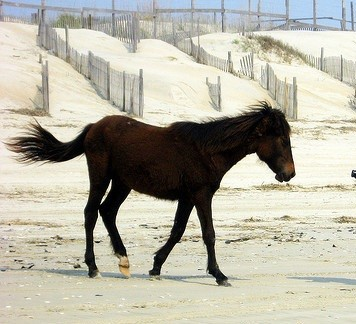
#> input picture A1/Q2/horse.jpg, 356 x 324 px
$ jupyter execute --allow-errors Q2.ipynb
#> lines starting #> are read from the running program, lines starting #| are printed output that depends on the picture; after the words box and inside, x2 and y2 are one past the last pixel; in counts of white or black regions, pixels touching at a corner belong together
[cell 1]
# importing necessary libraries
import cv2
import numpy as np
import pandas as pd

[cell 2]
# img = cv2.imread('leaf.png', cv2.IMREAD_GRAYSCALE)
img = cv2.imread('horse.jpg', cv2.IMREAD_GRAYSCALE)  # reading the image as B&W
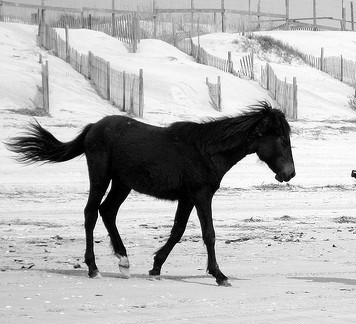
#> img: shape (324, 356); min 0, max 255, mean 179
or_shape=img.shape  # storing the shape of the image
#> or_shape = (324, 356)
img_flat = np.reshape(img,(or_shape[0]*or_shape[1]))  # flatting the image

[cell 3]
print(img_flat.shape)
#| (115344,)

[cell 4]
[H, r]= np.histogram(img,bins=256,range=(0,255))  # finding the histograms in 256 bins of the image data
#> H = 256 values, max 1650 at index 219, min 17 at index 82, mean 450.6; r = 257 values from 0 to 255
H = H/np.sum(H)  # normalising the histogram values
#> H = 256 values, max 0.0143 at index 219, min 0.000147 at index 82, mean 0.00391

[cell 5]
def TSS(x):  # function to find the Total sum of squares
  m=np.mean(x)  # finding the mean of the values of x
  a=(x-m)**2
  return a.sum()  # returning the final value

data_csv=[]  # initialising for the CSV file, this will store the content of CSV file

# maxv = -5
minv=float('inf')
thrv = -4
for th in range(1,256):  # for each threshold values
    v1=TSS(H[:th])
    v2=TSS(H[th:])
    val=v1+v2  # finding the TSS value
    data_csv.append(val)  # storing them to the list
    if minv > val:
        minv = val
        thrv = th
#> this loop made 255 passes
#> (v1, v2, val, minv) on passes 1 to 2: (0, 0.00464, 0.00464, 0.00464), (5.59e-07, 0.00464, 0.00464, 0.00464)
#> (v1, v2, val, minv) on passes 7 to 12: (2.1e-06, 0.00464, 0.00464, 0.00464), (3.21e-06, 0.00463, 0.00464, 0.00464), (4.74e-06, 0.00463, 0.00464, 0.00464), (7.39e-06, 0.00463, 0.00463, 0.00463), (9.22e-06, 0.00462, 0.00463, 0.00463), (1.13e-05, 0.00462, 0.00463, 0.00463)
#> after the loop, data_csv = 255 values, max 0.00464 at index 37, min 0.00121 at index 196, mean 0.00338; minv = 0.00121; thrv = 197


print("Final Threshold value =",thrv)
#| Final Threshold value = 197
# to store the values to the CSV file
data_csv.append(["Threashold value = ",thrv])
#> (the rest of this cell did not finish here and is left out)

[cell 6]
selection0 = np.zeros_like(img)  # create  a matrix with all 0
selection1=np.ones_like(img)  # create a matrix with all 1

# bin_mask=img>thrv
bin_mask=img<thrv  # creating a binary mask based on the condition
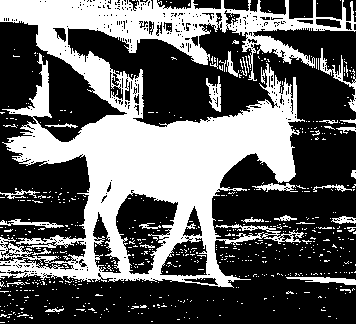
#> bin_mask: shape (324, 356) bool; 37.5% white; 665 white regions (635 under 20 px), largest, box (x1, y1, x2, y2) and area: (0, 0, 356, 288) 38787, (320, 48, 356, 112) 379, (286, 277, 356, 285) 302
selection0[bin_mask] = selection1[bin_mask]  # make 1 at all position where the condition satisfied

[cell 7]
cv2.imwrite('outputQ2.png',selection0*255)  # to save, need to save from 0 to 255 range, therefore multiply by 255
#> Out = True
